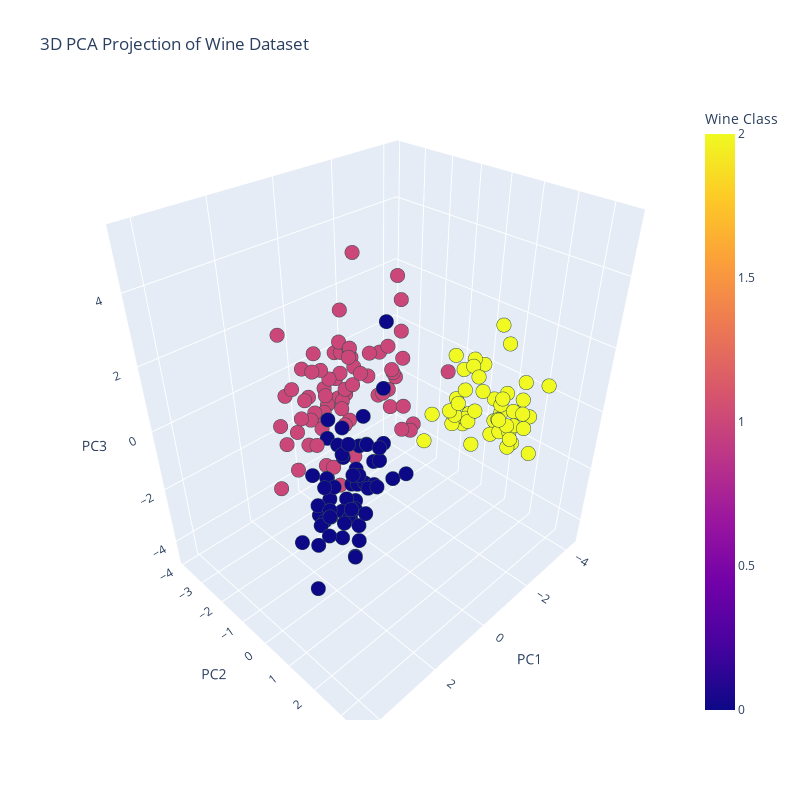

The cell this chart's notebook holds for it:
### Code cell
# Step 1: Import Required Libraries
import numpy as np
import pandas as pd
from sklearn.datasets import load_wine
from sklearn.decomposition import PCA
from sklearn.preprocessing import StandardScaler
import matplotlib.pyplot as plt
import plotly.express as px

# Step 2: Load the Wine Dataset
wine = load_wine()
X = wine.data  # Features (13-dimensional)
y = wine.target  # Labels (3 classes)
feature_names = wine.feature_names

# Step 3: Standardize the Data
scaler = StandardScaler()
X_scaled = scaler.fit_transform(X)

# Step 4: Perform PCA
pca = PCA(n_components=3)
X_pca = pca.fit_transform(X_scaled)

# Step 5: Display the Proportion of Variance Captured by Each Principal Component
explained_variance_ratio = pca.explained_variance_ratio_
print("Explained Variance Ratio for each Principal Component:")
for i, ratio in enumerate(explained_variance_ratio):
    print(f"PC{i+1}: {ratio:.4f}")

# Step 6: 2D Plot (First Two Principal Components) - High Resolution
plt.figure(figsize=(8, 6), dpi=300)  # Set DPI for high resolution
plt.scatter(X_pca[:, 0], X_pca[:, 1], c=y, cmap='viridis', edgecolor='k', s=100)
plt.xlabel('Principal Component 1 (PC1)', fontsize=12)
plt.ylabel('Principal Component 2 (PC2)', fontsize=12)
plt.title('2D PCA Projection of Wine Dataset', fontsize=14)
plt.colorbar(label='Wine Class')
plt.savefig('pca_2d_plot.png', dpi=300, bbox_inches='tight')  # Save high-resolution image
plt.show()

# Step 7: 3D Plot (First Three Principal Components) - High Resolution
# Create a DataFrame for Plotly
df_pca = pd.DataFrame(X_pca, columns=['PC1', 'PC2', 'PC3'])
df_pca['Wine Class'] = y

# Create a 3D scatter plot
fig = px.scatter_3d(
    df_pca, x='PC1', y='PC2', z='PC3', 
    color='Wine Class', 
    labels={'PC1': 'Principal Component 1', 'PC2': 'Principal Component 2', 'PC3': 'Principal Component 3'},
    title='3D PCA Projection of Wine Dataset'
)
fig.update_traces(marker=dict(size=5, line=dict(width=1, color='DarkSlateGrey')))
fig.update_layout(
    scene=dict(
        xaxis=dict(title='PC1', title_font=dict(size=14)),
        yaxis=dict(title='PC2', title_font=dict(size=14)),
        zaxis=dict(title='PC3', title_font=dict(size=14))
    ),
    width=800,  # Set width of the plot
    height=800  # Set height of the plot
)
fig.write_html('pca_3d_plot.html')  # Save as interactive HTML file
fig.show()

### Figure 1 — Plotly figure (JSON) as saved in the notebook; plotly's stock layout.template omitted (floating-point values rounded to 4 significant figures; data arrays with more than 128 entries replaced by an {"elided": "..."} marker saying what was removed)
{"data": [{"hovertemplate": "Principal Component 1=%{x}<br>Principal Component 2=%{y}<br>Principal Component 3=%{z}<br>Wine Class=%{marker.color}<extra></extra>", "legendgroup": "", "marker": {"color": {"elided": "178 int values"}, "coloraxis": "coloraxis", "line": {"color": "DarkSlateGrey", "width": 1}, "size": 5, "symbol": "circle"}, "mode": "markers", "name": "", "scene": "scene", "showlegend": false, "type": "scatter3d", "x": {"elided": "178 float values"}, "y": {"elided": "178 float values"}, "z": {"elided": "178 float values"}}], "layout": {"coloraxis": {"colorbar": {"title": {"text": "Wine Class"}}, "colorscale": [[0, "#0d0887"], [0.1111, "#46039f"], [0.2222, "#7201a8"], [0.3333, "#9c179e"], [0.4444, "#bd3786"], [0.5556, "#d8576b"], [0.6667, "#ed7953"], [0.7778, "#fb9f3a"], [0.8889, "#fdca26"], [1, "#f0f921"]]}, "height": 800, "legend": {"tracegroupgap": 0}, "scene": {"aspectmode": "auto", "aspectratio": {"x": 1.002, "y": 0.8615, "z": 1.158}, "camera": {"center": {"x": 0, "y": 0, "z": 0}, "eye": {"x": 1.25, "y": 1.25, "z": 1.25}, "projection": {"type": "perspective"}, "up": {"x": 0, "y": 0, "z": 1}}, "domain": {"x": [0, 1], "y": [0, 1]}, "xaxis": {"title": {"font": {"size": 14}, "text": "PC1"}, "type": "linear"}, "yaxis": {"title": {"font": {"size": 14}, "text": "PC2"}, "type": "linear"}, "zaxis": {"title": {"font": {"size": 14}, "text": "PC3"}, "type": "linear"}}, "title": {"text": "3D PCA Projection of Wine Dataset"}, "width": 800}}
